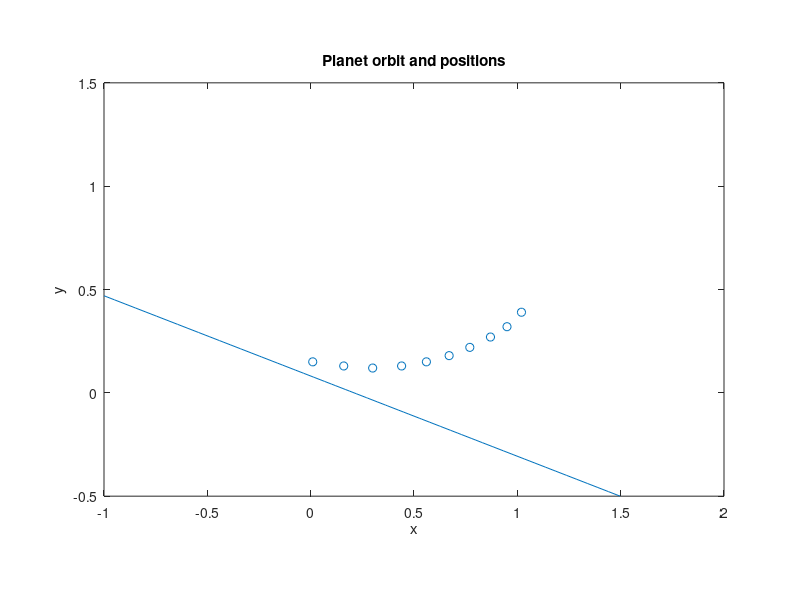

Recreate this plot in MATLAB.
%Part(b)
x = [1.02, 0.95, 0.87, 0.77, 0.67, 0.56, 0.44, 0.3, 0.16, 0.01]';
y = [0.39, .32, 0.27, 0.22, 0.18, 0.15, 0.13, 0.12, 0.13, 0.15]';

A = [y.^2, y.*x, x, y, ones(10,1)]
b = x.^2;

coefficients = mldivide(A,b);

%Part(c)
fh = @(x,y,coef) coef(1)*y^2 + coef(2)*x*y + coef(3)*x + coef(4)*y + coef(5) - x^2;
figure
ezplot(@(x,y)fh(x,y,coefficients),[-1,2,-0.5,1.5]), axis equal;
hold on
scatter(x,y)
title('Planet orbit and positions')



  